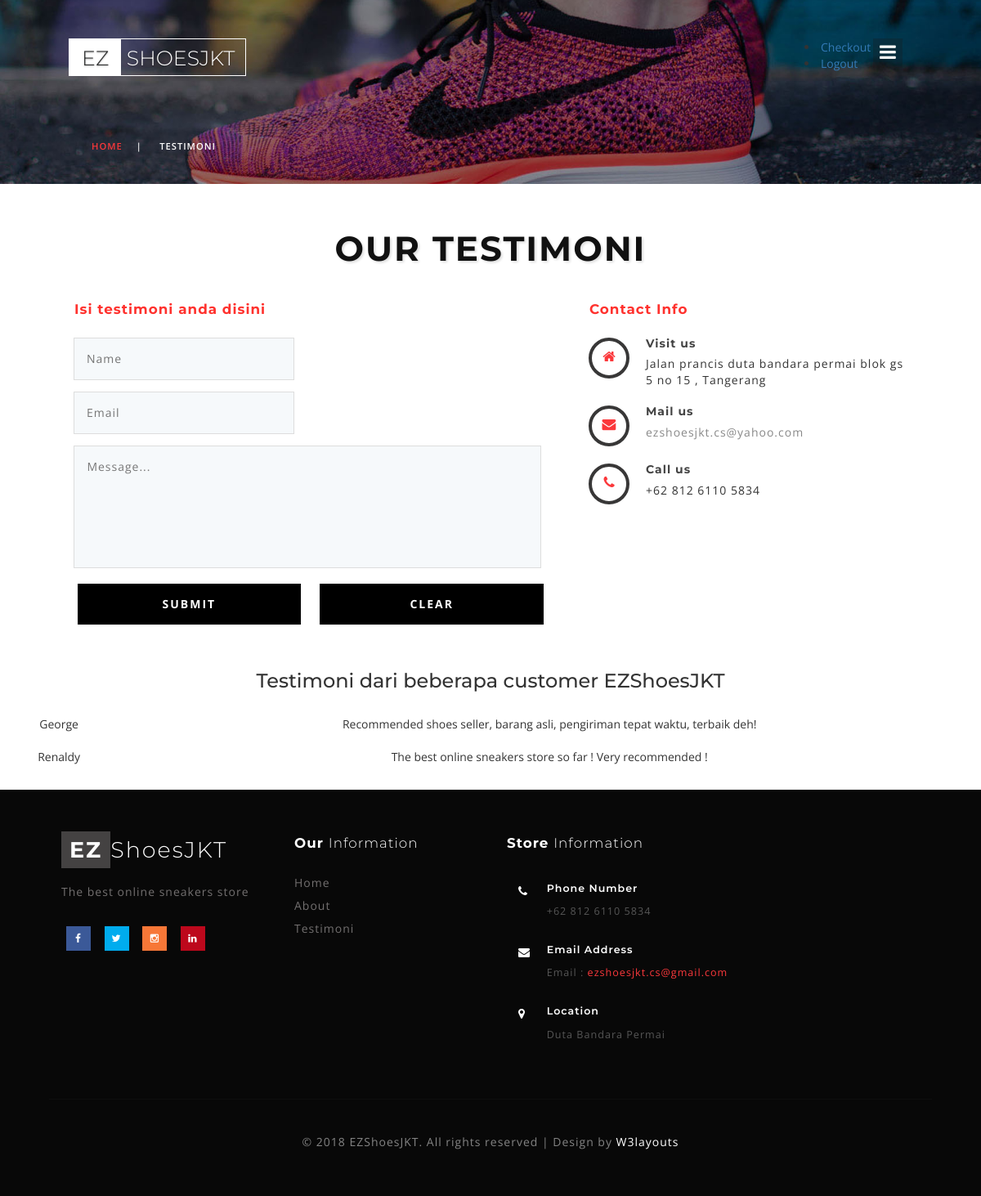
Before: /testimoni.php with the older database file.
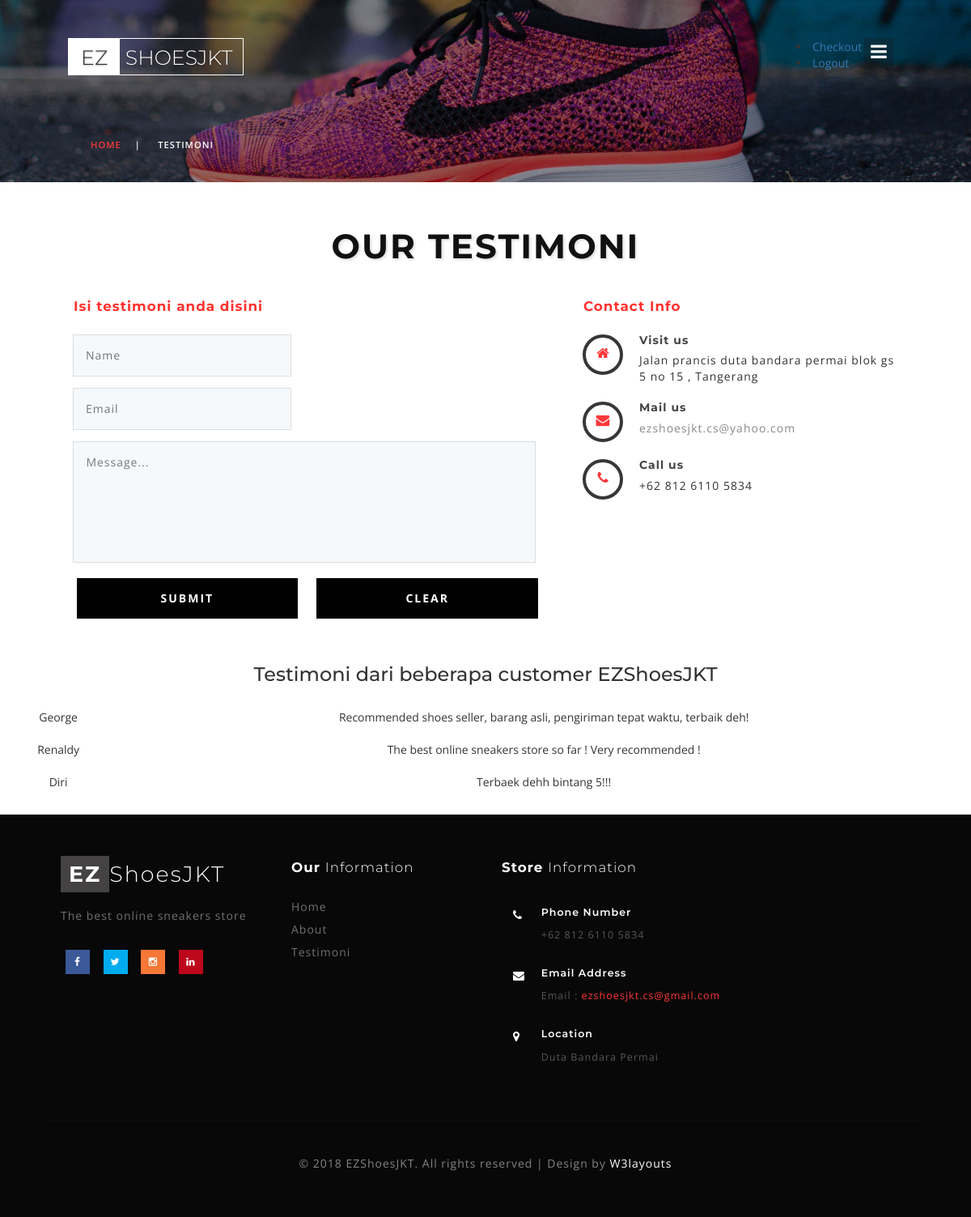
After: the same page with the newer database file.
### tables this page shows
CREATE TABLE `testimoni` (
  `id_testimoni` int(11) NOT NULL,
  `nama` varchar(50) NOT NULL,
  `email` varchar(50) NOT NULL,
  `testimoni` varchar(255) NOT NULL
);

### databases/Database.php (called while the page is built, shortened)
<?php
	class Database {
		function __construct() {
			$this->db = mysqli_connect(
				"localhost",
				"root",
				"",
				"ezshoes"
			);
		}
	}
?>

### databases/Testimoni.php (called while the page is built, shortened)
<?php
class TestimoniDB extends Database {
	private $table = "testimoni";
	public function select_all() {
			$query = "SELECT * FROM $this->table";
			$retval = array();
			$result = $this->db->query($query);
			while ($row = mysqli_fetch_array($result)) {
				array_push($retval, $row);
			}
			return $retval;
		}
	}
?>

### testimoni.php (the view, shortened to what this page needs)
<?php
    require_once("databases/Database.php");
   	require_once("databases/Testimoni.php");
?>
<!DOCTYPE html>
<html lang="zxx">
<head>
	<link href="css/bootstrap.css" rel="stylesheet" type="text/css" media="all" />
	<link rel="stylesheet" href="css/shop.css" type="text/css" media="screen" property="" />
	<link href="css/style7.css" rel="stylesheet" type="text/css" media="all" />
	<link rel="stylesheet" type="text/css" href="css/contact.css">
	<link href="css/style.css" rel="stylesheet" type="text/css" media="all" />
	<link href="css/font-awesome.css" rel="stylesheet">
</head>
<body>
<div class="banner_top innerpage" id="home">
		<div class="wrapper_top_w3layouts">
			<div class="header_agileits">
				<div class="logo inner_page_log">
					<h1><a class="navbar-brand" href="index1.php"><span>EZ</span> <i>ShoesJKT</i></a></h1>
				</div>
				<div class="mobile-nav-button">
					<button id="trigger-overlay" type="button"><i class="fa fa-bars" aria-hidden="true"></i></button>
				</div>
				<div class="top_nav_right">
					<div class="shoecart shoecart2 cart cart box_1">
						<li><a href="checkout.php">Checkout</a></li>
						<li><a href="logout.php">Logout</a></li>
					</div>
				</div>
			</div>
		</div>
		<div class="services-breadcrumb_w3ls_agileinfo">
			<div class="inner_breadcrumb_agileits_w3">
				<ul class="short">
					<li><a href="index1.php">Home</a><i>|</i></li>
					<li>Testimoni</li>
				</ul>
			</div>
		</div>
	</div>
	<div class="ads-grid_shop">
		<div class="shop_inner_inf">
			<h3 class="head">Our Testimoni</h3>
			<div class="inner_section_w3ls">
				<div class="col-md-7 contact_grid_right">
					<h6>Isi testimoni anda disini</h6>
					<form action="testimoni.php" method="post">
						<div class="col-md-6 col-sm-6 contact_left_grid">
							<input type="text" name="name" placeholder="Name" required="">
							<input type="email" name="email" placeholder="Email" required="">
						</div>
						<div class="col-md-6 col-sm-6 contact_left_grid">
						</div>
						<div class="clearfix"> </div>
						<textarea name="message" onfocus="this.value = '';" onblur="if (this.value == '') {this.value = 'Message...';}" required="">Message...</textarea>
						<input type="submit" value="Submit">
						<input type="reset" value="Clear">
					</form>
				</div>
				<div class="col-md-5 contact-left">
					<h6>Contact Info</h6>
					<div class="visit">
						<div class="col-md-2 col-sm-2 col-xs-2 contact-icon">
							<span class="fa fa-home" aria-hidden="true"></span>
						</div>
						<div class="col-md-10 col-sm-10 col-xs-10 contact-text">
							<h4>Visit us</h4>
							<p>Jalan prancis duta bandara permai blok gs 5 no 15 , Tangerang</p>
						</div>
						<div class="clearfix"></div>
					</div>
					<div class="mail-us">
						<div class="col-md-2 col-sm-2 col-xs-2 contact-icon">
							<span class="fa fa-envelope" aria-hidden="true"></span>
						</div>
						<div class="col-md-10 col-sm-10 col-xs-10 contact-text">
							<h4>Mail us</h4>
							<p><a href=Email :<a href="mailto:@yahoo.com"> ezshoesjkt.cs@yahoo.com</a></p>
						</div>
						<div class="clearfix"></div>
					</div>
					<div class="call">
						<div class="col-md-2 col-sm-2 col-xs-2 contact-icon">
							<span class="fa fa-phone" aria-hidden="true"></span>
						</div>
						<div class="col-md-10 col-sm-10 col-xs-10 contact-text">
							<h4>Call us</h4>
							<p>+62 812 6110 5834</p>
						</div>
						<div class="clearfix"></div>
					</div>
					</div>
				</div>
			</div>
		</div>
		<h3><center>Testimoni dari beberapa customer EZShoesJKT</center></h3>
		<?php
			require_once("databases/Database.php");
			require_once("databases/Testimoni.php");
			$db = new TestimoniDB();
			$testii = $db->select_all();
		?>
		<table class="table table-dark">
			<tr>
				<th><center>	</center></th>
				<th><center>	</center></th>
			</tr>
			<?php
				foreach ($testii as $testi) {
					echo "<tr>";
					echo "<td><center>" . $testi["nama"] . "</center></td>";
					echo "<td><center>" . $testi["testimoni"] . "</center></td>";
					echo "</tr>";
				}
			?>
		</table>
	<div class="footer_agileinfo_w3">
		<div class="footer_inner_info_w3ls_agileits">
			<div class="col-md-3 footer-left">
				<h2><a href="index.php"><span>EZ</span>ShoesJKT </a></h2>
				<p>The best online sneakers store</p>
				<ul class="social-nav model-3d-0 footer-social social two">
					<li>
						<a href="facebook.com" class="facebook">
							<div class="front"><i class="fa fa-facebook" aria-hidden="true"></i></div>
						</a>
					</li>
					<li>
						<a href="twitter.com" class="twitter">
							<div class="front"><i class="fa fa-twitter" aria-hidden="true"></i></div>
						</a>
					</li>
					<li>
						<a href="instagram.com" class="instagram">
							<div class="front"><i class="fa fa-instagram" aria-hidden="true"></i></div>
						</a>
					</li>
					<li>
						<a href="pinterest.com" class="pinterest">
							<div class="front"><i class="fa fa-linkedin" aria-hidden="true"></i></div>
						</a>
					</li>
				</ul>
			</div>
			<div class="col-md-9 footer-right">
				<div class="sign-grds">
					<div class="col-md-4 sign-gd">
						<h4>Our <span>Information</span> </h4>
						<ul>
							<li><a href="index1.php">Home</a></li>
							<li><a href="about.php">About</a></li>
							<li><a href="testimoni.php">Testimoni</a></li>
						</ul>
					</div>
					<div class="col-md-5 sign-gd-two">
						<h4>Store <span>Information</span></h4>
						<div class="address">
							<div class="address-grid">
								<div class="address-left">
									<i class="fa fa-phone" aria-hidden="true"></i>
								</div>
								<div class="address-right">
									<h6>Phone Number</h6>
									<p>+62 812 6110 5834</p>
								</div>
								<div class="clearfix"> </div>
							</div>
							<div class="address-grid">
								<div class="address-left">
									<i class="fa fa-envelope" aria-hidden="true"></i>
								</div>
								<div class="address-right">
									<h6>Email Address</h6>
									<p>Email :<a href="mailto:ezshoesjkt.cs@gmail.com"> ezshoesjkt.cs@gmail.com</a></p>
								</div>
								<div class="clearfix"> </div>
							</div>
							<div class="address-grid">
								<div class="address-left">
									<i class="fa fa-map-marker" aria-hidden="true"></i>
								</div>
								<div class="address-right">
									<h6>Location</h6>
									<p>Duta Bandara Permai
									</p>
								</div>
								<div class="clearfix"> </div>
							</div>
						</div>
					</div>
				</div>
			</div>
			<div class="clearfix"></div>
			<p class="copy-right-w3ls-agileits">&copy 2018 EZShoesJKT. All rights reserved | Design by <a href="http://w3layouts.com/">W3layouts</a></p>
		</div>
	</div>
</body>
</html>

### css/shop.css (style rules this page uses)
div#my-cart-modal .table > thead > tr > th, .table > tbody > tr > th, .table > tfoot > tr > th, .table > thead > tr > td, .table > tbody > tr > td, .table > tfoot > tr > td { padding: 10px; vertical-align: middle; border: none; }

### css/style7.css (style rules this page uses)
button#trigger-overlay { outline: none; border: none; background: none; text-align: center; color: #fbfdfb; font-size: 1.65em; padding: 0 8px; }
html, body { overflow-x: hidden; }

### css/contact.css (style rules this page uses)
.contact_grid_right input[type="text"], .contact_grid_right input[type="email"], .contact_grid_right textarea { outline: none; padding: 15px 15px; font-size: 14px; color: #777; background: #f6f9fb; width: 100%; letter-spacing: 1px; border: none; border: 1px solid #ddd; }
.contact_grid_right input[type="text"]:nth-child(2), .contact_grid_right input[type="email"] { margin: 1em 0 0; }
.contact_grid_right textarea { min-height: 150px; margin: 1em 1.1em; width: 95.3% !important; resize: none; }
.contact_grid_right input[type="submit"], .contact_grid_right input[type="reset"] { outline: none; padding: 15px 0; font-size: 14px; color: #fff; background: #000000; width: 45.6%; border: none; letter-spacing: 2px; text-transform: uppercase; margin-left: 1.4em; -webkit-transition: 0.5s all; -moz-transition: 0.5s all; -o-transition: 0.5s all; -ms-transition: 0.5s all; transition: 0.5s all; font-weight: 700; }
.contact-left h4 { color: #444; font-size: 1em; margin-bottom: .5em; letter-spacing: 1px; font-weight: 700; }
.contact-left p { font-size:1em; letter-spacing: 1px; }
.contact-text a { color:#888; }
.contact-left span.fa { width: 50px; height: 50px; background: none; text-align: center; font-size: 1.2em; line-height: 2.4em; border: 4px solid #383737; color: #fb383b; border-radius: 50%; -webkit-border-radius: 50%; -moz-border-radius: 50%; -o-border-radius: 50%; }
.mail-us { margin: 1.5em 0; }
.call { margin-bottom: 1.5em; }
.contact_grid_right h6,.contact-left h6 { font-size: 1.2em; color: #ff322e; margin-bottom: 1.5em; padding-left: 16px; letter-spacing: 1px; font-weight: 700; }

Changed rows visible on the page:
added testimoni: nama "Diri", testimoni "Terbaek dehh bintang 5!!!"
